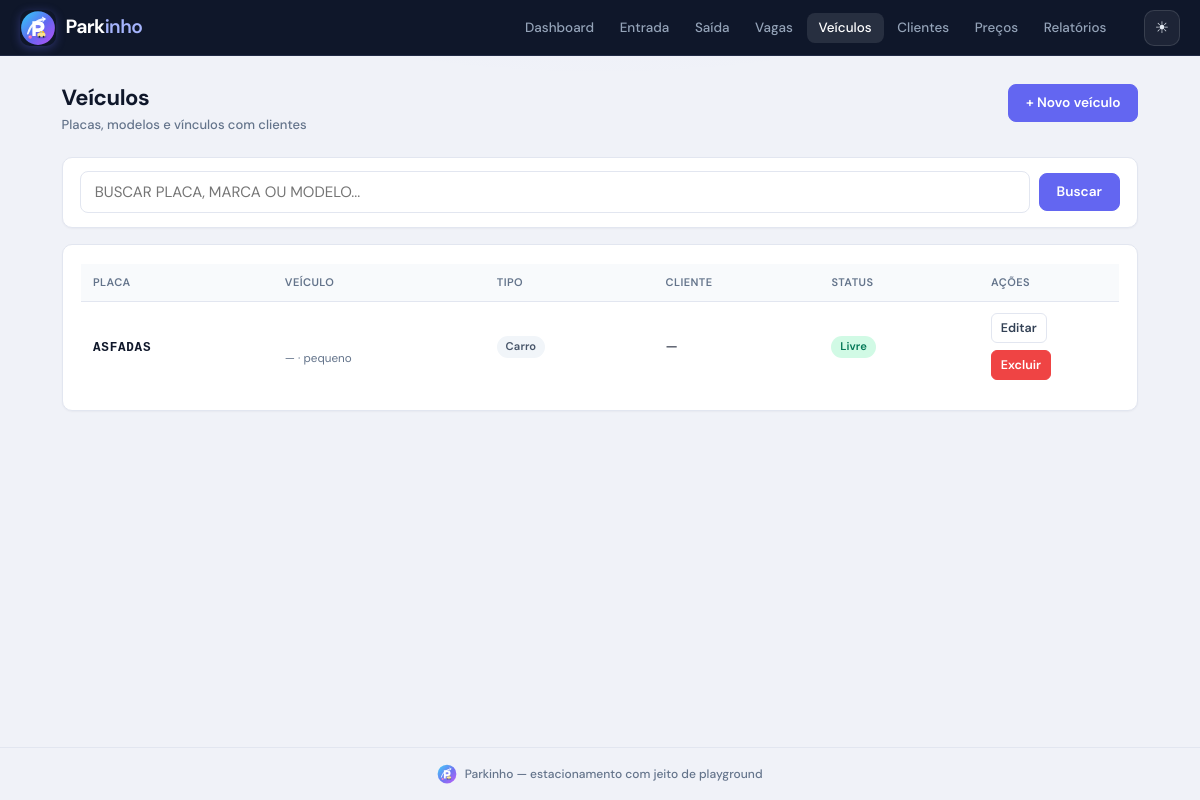
Page /veiculos on the committed database.
### tables this page shows
CREATE TABLE veiculos (
            id INTEGER PRIMARY KEY AUTOINCREMENT,
            cliente_id INTEGER,
            placa TEXT NOT NULL UNIQUE,
            marca TEXT,
            modelo TEXT,
            cor TEXT,
            tipo TEXT DEFAULT 'carro',      -- carro, moto, caminhao, van
            tamanho TEXT DEFAULT 'medio',   -- pequeno, medio, grande
            ano INTEGER,
            FOREIGN KEY (cliente_id) REFERENCES clientes(id)
        );

### app.py (the view)
@app.route("/veiculos")
def listar_veiculos():
    conn = get_db()
    busca = request.args.get("q", "").strip().upper().replace(" ", "").replace("-", "")
    if busca:
        veiculos = conn.execute("""
            SELECT v.*, c.nome as cliente_nome,
                   (SELECT COUNT(*) FROM estacionamentos e
                    WHERE e.veiculo_id = v.id AND e.status = 'ativo') as no_patio
            FROM veiculos v
            LEFT JOIN clientes c ON v.cliente_id = c.id
            WHERE v.placa LIKE ? OR v.marca LIKE ? OR v.modelo LIKE ?
            ORDER BY v.placa
        """, (f"%{busca}%", f"%{busca}%", f"%{busca}%")).fetchall()
    else:
        veiculos = conn.execute("""
            SELECT v.*, c.nome as cliente_nome,
                   (SELECT COUNT(*) FROM estacionamentos e
                    WHERE e.veiculo_id = v.id AND e.status = 'ativo') as no_patio
            FROM veiculos v
            LEFT JOIN clientes c ON v.cliente_id = c.id
            ORDER BY v.placa
        """).fetchall()
    conn.close()
    return render_template("veiculos.html", veiculos=veiculos, busca=busca)

### app.py (called while the page is built)
def get_db():
    conn = sqlite3.connect(DATABASE)
    conn.row_factory = sqlite3.Row
    conn.execute("PRAGMA foreign_keys = ON")
    return conn

### templates/veiculos.html (shortened to what this page needs)
{% extends "base.html" %}
{% block content %}
<div class="page-head">
    <div>
        <h1>Veículos</h1>
        <p class="page-subtitle">Placas, modelos e vínculos com clientes</p>
    </div>
    <a href="{{ url_for('novo_veiculo') }}" class="btn btn-primary">+ Novo veículo</a>
</div>
<div class="panel search-panel">
    <form method="get" class="search-bar">
        <input type="text" id="q" name="q" placeholder="Buscar placa, marca ou modelo..."
               value="{{ busca or '' }}" style="text-transform: uppercase;">
        <button type="submit" class="btn btn-primary">Buscar</button>
    </form>
</div>
<div class="panel">
{% if veiculos %}
    <div class="table-scroll">
        <table>
            <thead>
                <tr>
                    <th>Placa</th>
                    <th>Veículo</th>
                    <th>Tipo</th>
                    <th>Cliente</th>
                    <th>Status</th>
                    <th style="width:140px">Ações</th>
                </tr>
            </thead>
            <tbody>
                {% for v in veiculos %}
                <tr>
                    <td><strong class="placa">{{ v.placa }}</strong></td>
                    <td>
                        <br><small class="muted">{{ v.cor or '—' }} · {{ v.tamanho }}{% if v.ano %} · {{ v.ano }}{% endif %}</small>
                    </td>
                    <td><span class="badge">{{ v.tipo }}</span></td>
                    <td>{{ v.cliente_nome or '—' }}</td>
                    <td>
                        {% if v.no_patio %}
                        <span class="badge badge-preferencial">No pátio</span>
                        {% else %}
                        <span class="badge badge-pcd">Livre</span>
                        {% endif %}
                    </td>
                    <td class="acoes">
                        <a href="{{ url_for('editar_veiculo', id=v.id) }}" class="btn btn-sm">Editar</a>
                        {% if not v.no_patio %}
                        <form method="post" action="{{ url_for('excluir_veiculo', id=v.id) }}"
                              onsubmit="return confirm('Excluir o veículo {{ v.placa }}?');">
                            <button type="submit" class="btn btn-sm btn-danger">Excluir</button>
                        </form>
                        {% endif %}
                    </td>
                </tr>
                {% endfor %}
            </tbody>
        </table>
    </div>
{% endif %}
</div>
{% endblock %}

### rows in the picture
veiculos: placa "ASFADAS", cor "—", tamanho "pequeno", tipo "Carro", cliente_nome "—"
